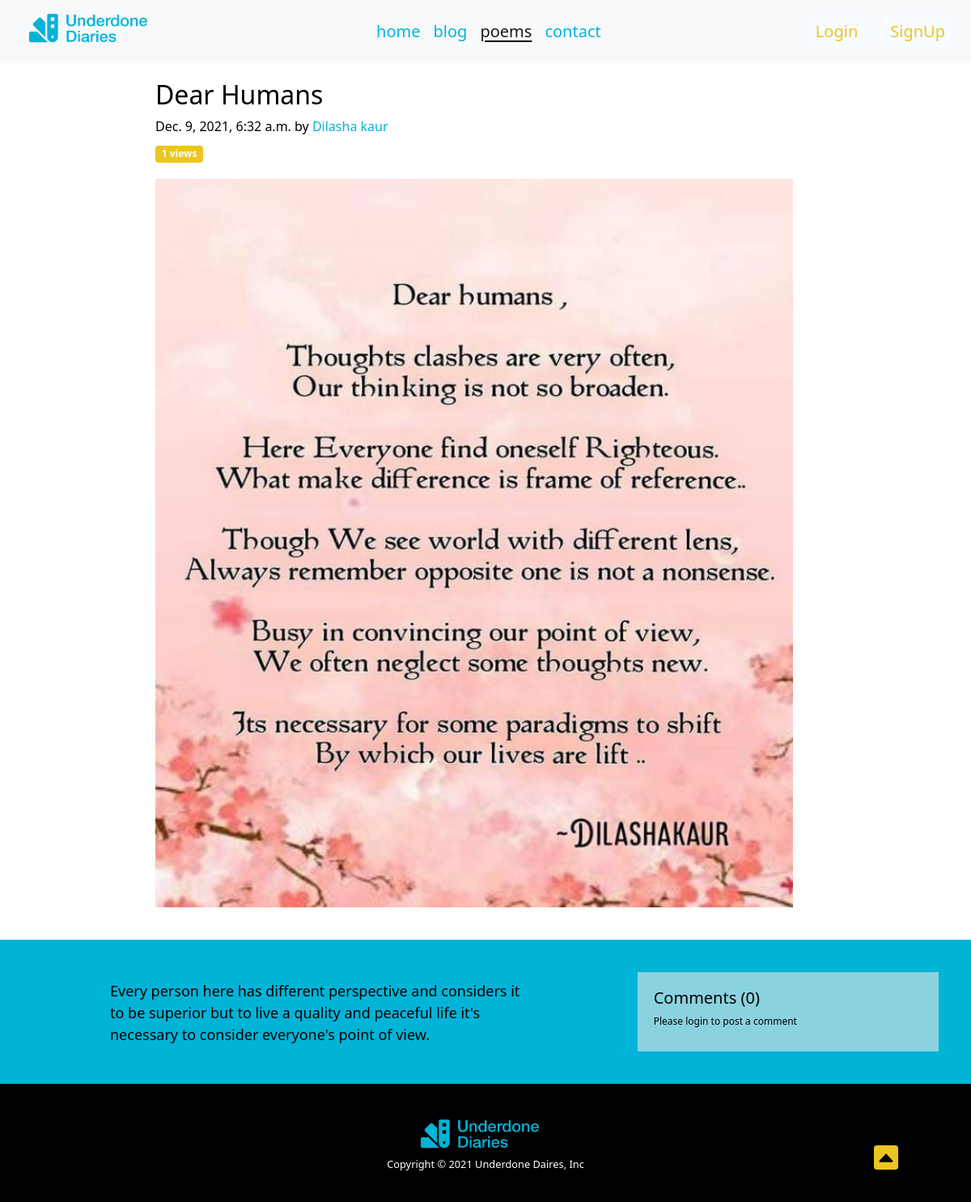
Page /poem/dh1 on the committed database.
### poem/models.py (models this page shows, shortened)
class Poem(models.Model):
    sno=models.AutoField(primary_key=True)
    title=models.CharField(max_length=255)
    slug=models.CharField(max_length=130)
    views=models.IntegerField(default=0)
    timeStamp=models.DateTimeField(blank=True)
    poemImg = models.ImageField(upload_to="poem/poem", default="")
    content=models.TextField()

### poem/views.py (the view)
# urls.py: path('<str:slug>', views.poemPost, name='views.poemPost'),
def poemPost(request, slug):
    poem = Poem.objects.filter(slug=slug).first()
    poem.views = poem.views + 1
    poem.save()
    comments = PoemComment.objects.filter(post=poem, parent=None)
    replies = PoemComment.objects.filter(post=poem).exclude(parent=None)
    replyDict = {}
    for reply in replies:
      if reply.parent.sno not in replyDict.keys():
        replyDict[reply.parent.sno] = [reply]
      else:
        replyDict[reply.parent.sno].append(reply)
    context = {'poem': poem, 'comments': comments,'user': request.user, 'replyDict': replyDict}
    return render(request, "poem/poemPost.html", context)

### templates/poem/poemPost.html (shortened to what this page needs)
{% extends 'base.html' %}
{% block poemactive %} active {% endblock poemactive %}
{% block body %}
{% load humanize %}
{% load extras %}
<div class="container poem">
    <div class="blog-post post">
        <h2 class="blog-poem-title">{{poem.title}}</h2>
        <p class="blog-poem-meta" style="margin-bottom: 0.5rem">{{poem.timeStamp}} by <span style="color: #00b4d8;">Dilasha kaur</span>
        </p>
        <span class="badge badge-secondary">{{poem.views}} views</span>
    </div>
    <img class="image" src="/media/{{poem.poemImg}}" alt="" />
</div>
<div class="comment-desc">
    <p class="content">{{poem.content}}</p>
    <div class="container comments">
        <h2 style="font-size: 20px">Comments ({{comments.count}})</h2>
        <div class="my-2">
            {% if user.is_authenticated %}
            <form action="/poem/postComment" method="post">
                {% csrf_token %}
                <div class="form-group">
                    <label for="exampleInputEmail1">Post Comment </label>
                    <input type="text" class="form-control inputCom" name="comment" placeholder="Enter comment here">
                </div>
                <input type="hidden" name="postSno" value="{{poem.sno}}">
                <input type="hidden" name="parentSno" value="">
                <button type="submit" class="btn btn-primary com rep">Submit</button>
            </form>
            {% else %}
            Please login to post a comment
            {% endif %}
        </div>
    </div>
</div>
{% endblock body %}

### rows in the picture
Poem: title "Dear Humans", timeStamp "Dec. 9, 2021, 6:32 a.m.", views "1", poemImg (picture), content "Every person here has different perspective and considers it to be superior but to live a quality and peaceful life it's necessary to consider everyone's point of view."

### other values in the picture
{{ comments.count }} "0"
